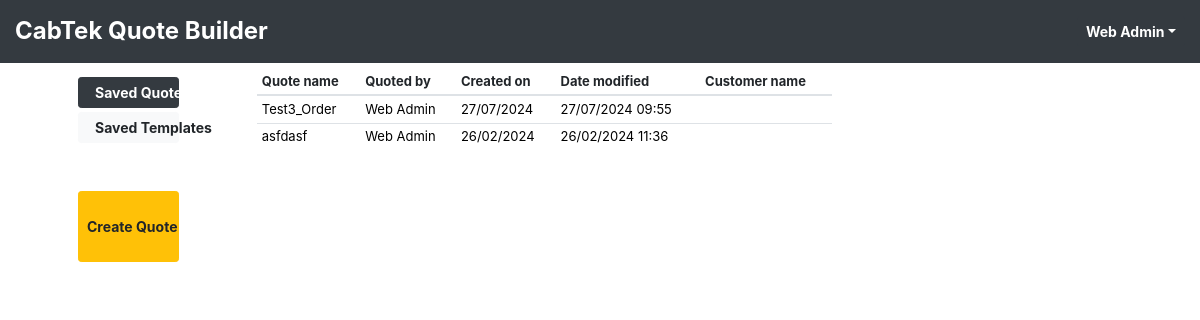
/index (signed in), run on the app's committed database.
### tables this page shows
CREATE TABLE user_table (
            user_id Integer PRIMARY KEY AUTOINCREMENT,
            user_name TEXT NOT NULL UNIQUE,
            full_name TEXT NOT NULL,
            email_id TEXT NOT NULL,
            user_password TEXT NOT NULL,
            mobile_no TEXT,
            phone_no TEXT,
            user_type_id Integer
            
        );

CREATE TABLE quotes_table (
            quote_id INTEGER PRIMARY KEY AUTOINCREMENT,
            quote_name TEXT NOT NULL UNIQUE,
            user_id INTEGER NOT NULL,
            date_quote_created TEXT,
            customer_name TEXT,
            customer_email TEXT,
            customer_phone_no TEXT,
            delivery_info TEXT,
            quote_name_lower_case TEXT,
            time_stamp INTEGER,
            rev_date TEXT,
            is_template TEXT,
            quote_status_id INTEGER
        , revision_dates TEXT, joinery_supply_type TEXT, is_diy Text, company_id Integer);

### app.py (the view)
@app.route('/index')
@app.route('/index/<showSavedTemplate>')
def index(showSavedTemplate = 'no'):
    try:
        if 'user_info' in session:
            current_user_id = session['user_info']['user_id']
            quotes_by_user_id = quote_builder_db.get_quotes_by_user_id(current_user_id)
            for i in range(len(quotes_by_user_id)):
                user_id = quotes_by_user_id[i]['user_id']
                quotes_by_user_id[i]['quoted_by'] = quote_builder_db.get_user_info_by_id(user_id)['full_name']
                quote_status_id = quotes_by_user_id[i]['quote_status_id']
                quotes_by_user_id[i]['quote_status'] = quote_builder_db.get_quote_status_name(quote_status_id)
            has_saved_quotes = True if any(row['is_template'] == 'no' for row in quotes_by_user_id) else False
            has_saved_template_quotes = True if any(row['is_template'] == 'yes' for row in quotes_by_user_id) else False
            return render_template('index.html', quotes_by_user_id = quotes_by_user_id, has_saved_quotes = has_saved_quotes, has_saved_template_quotes = has_saved_template_quotes, showSavedTemplate = showSavedTemplate)
        else:
            return render_template('login_error.html')
    except Exception as ex:
        print(f'Error:"{ex}" [In function {inspect.stack()[0][3]}]')

### quote_builder_db_manager.py (called while the page is built)
def create_db_connection():
    QUOTING_DB_PATH = file_folder_paths.TEST_QUOTING_DB_PATH    # For Testing
    connection = sqlite3.connect(QUOTING_DB_PATH)
    connection.row_factory = sqlite3.Row
    return connection

def get_user_info_by_id(user_id):
    user_info = {}
    try:
        user_id = int(user_id)
        sql = f' SELECT * FROM user_table WHERE user_id = ? '
        connection = create_db_connection()
        cursor = connection.cursor()
        cursor.execute(sql, [user_id])
        row = cursor.fetchone()
        cursor.close()
        connection.close()
        if row != None:
            user_info = {key: row[key] for key in row.keys()}
        return user_info
    except Exception as ex:
        print(f'Error:"{ex}" [In function {inspect.stack()[0][3]}]')
        return user_info

def get_quote_status_name(quote_status_id):
    quote_status_name = ""
    try:
        quote_status_id = int(quote_status_id)
        sql = f' SELECT * FROM quote_status_table WHERE quote_status_id = ? '
        connection = create_db_connection()
        cursor = connection.cursor()
        cursor.execute(sql, [quote_status_id])
        row = cursor.fetchone()
        cursor.close()
        connection.close()
        return row['quote_status']  if row  else quote_status_name
    except Exception as ex:
        print(f'Error:"{ex}" [In function {inspect.stack()[0][3]}]')
        return quote_status_name

def get_quotes_by_user_id(user_id):
    quotes_by_user_id = []
    try:
        user_id = int(user_id)
        sql = ''' SELECT * FROM quotes_table WHERE user_id=? ORDER BY time_stamp DESC'''
        connection = create_db_connection()
        cursor = connection.cursor()
        cursor.execute(sql,[user_id])
        rows = cursor.fetchall()
        cursor.close()
        connection.close()
        for row in rows:
            quotes_by_user_id.append({key: row[key] for key in row.keys()})
        return quotes_by_user_id
    except Exception as ex:
        print(f'Error:"{ex}" [In function {inspect.stack()[0][3]}]')
        return quotes_by_user_id

### templates/index.html (shortened to what this page needs)
{% include "header.html" %}
<div class="main-div">
    {% if "user_info" in session %}
    <div class="row ml-5 mr-5">
        <div class="col-md-2 " id="index_buttons_div">
            <div class="mr-5">
                <button type="button" class="btn btn-sm {{'btn-dark' if showSavedTemplate == 'no' else 'btn-light '}} full-width  mt-1 mb-1 bold text-left pl-3" id="saved_quote_btn" onclick="showSavedQuotesDiv()">Saved Quotes</button>
                <button type="button" class="btn btn-sm {{'btn-dark' if showSavedTemplate == 'yes' else 'btn-light '}} full-width  mb-5 bold text-left pl-3" id="saved_template_btn" onclick="showSavedTemplateDiv()">Saved Templates</button>
                <a type="button" class="btn btn-sm btn-warning full-width  bold mb-4   pt-4 pb-4" id="create_quote_btn" onclick="" href="{{url_for('create_quote')}}">Create Quote </a>
            </div>
        </div>
        <div class="col-md-10" >
            <div class="row" >
                <div class="col-md-12 {{ 'hide' if showSavedTemplate == 'yes' else '' }}" id="saved_quote_div" style="overflow-x: hidden; overflow-y: auto; height: 85vh;">
                    {% if quotes_by_user_id and has_saved_quotes == true %}
                    <table class="table table-sm table-hover" id="saved_quote_table" >
                        <thead>
                            <tr>
                                <th scope="col" class="border-top-0">Quote name</th>
                                <th scope="col" class="border-top-0">Quoted by</th>
                                <th scope="col" class="border-top-0">Created on</th>
                                <th scope="col" class="border-top-0">Date modified</th>
                                <th scope="col" class="border-top-0">Customer name</th>
                                <th colspan="5" class="border-0 "></th>
                            </tr>
                        </thead>
                        <tbody>
                            {% for quote in quotes_by_user_id %}
                            {% if quote['is_template'] == 'no' %}
                            <tr id="quote_id_{{quote['quote_id']}}">
                                <td>
                                    {{ quote['quote_name'] }}
                                </td>
                                <td>{{ quote['quoted_by'] }}</td>
                                <td>{{ quote['date_quote_created'] }}</td>
                                <td> {{ quote['rev_date']}}</td>
                                <td>{{ quote['customer_name'] }}</td>
                                <td class="border-0"></td>
                                <td class="border-0"></td>
                                <td class="border-0"></td>
                                <td class="border-0"></td>
                                <td class="border-0"></td>
                            </tr>
                            {% endif %}
                            {% endfor %}
                        </tbody>
                    </table>
                    {% else %}
                    <h6 class="text-danger mt-5 ">No quotes added yet!</h6>
                    {% endif %}
                </div>
            </div>
        </div>
    </div>
    {% else %}
    <center>
        <p class=" text-red">Ooopss.. Seems like you are logged out..</p>
        <a href="{{url_for('login')}}"> Click here to login again </a>
    </center>
    {% endif %}
</div>
{% include "footer.html" %}

### templates/header.html (shortened to what this page needs)
<html lang="en">
{% set active_page = page_name %}
<head>
    <link href="{{ url_for('static', filename='vendor/bootstrap4/css/bootstrap.min.css') }}" rel="stylesheet">
    <link href="{{ url_for('static', filename='mycss/styles.css')}}" rel="stylesheet">
    <link href="{{ url_for('static', filename='mycss/view_quote_style.css')}}" rel="stylesheet">
    <link rel="stylesheet" type="text/css" href="{{ url_for('static', filename='mycss/disble_printing.css')}}" media="print" />
</head>
<body>
    <nav class="navbar navbar-expand-lg bg-dark sticky-top p-0">
        <div class="container-fluid  m-0 pt-3 pb-3">
            <div class="nav navbar-nav">
                <p class="nav-link text-white bold h4 p-0  m-0 mr-5">CabTek Quote Builder</p>
            </div>
            <div class="dropdown nav navbar-nav navbar-right   p-0">
                {% if 'user_info' in session %}
                <button class="btn btn-sm btn-dark dropdown-toggle bold" type="button" id="dropdownMenuUser" data-toggle="dropdown" aria-haspopup="true" aria-expanded="false">{{ session['user_info']['full_name'] }}</button>
                {% endif %}
            </div>
        </div>
    </nav>

### templates/footer.html (shortened to what this page needs)
</body>
</html>

### static/mycss/styles.css (style rules this page uses)
.main-div { margin: 10px 15px 10px 15px; }
#saved_quote_table th, #saved_template_table th { font-size: 13px; padding-top: 0px; }
#saved_quote_table td, #saved_template_table td { font-size: 13px; }
.full-width { display: block; width: 100%; }
.bold { font-weight: bold; }
.text-white { color: white; }

### static/mycss/view_quote_style.css (style rules this page uses)
table td { font-size: 16px; padding-top: 0; padding-bottom: 0; margin: 0; color: black; }

### data on the page
user_table: user_info.full_name "Web Admin", quoted_by "Web Admin" "Web Admin"
quotes_table: quote_name "Test3_Order", date_quote_created "27/07/2024", rev_date "27/07/2024 09:55", is_template "no" (drawn)
quotes_table: quote_name "asfdasf", date_quote_created "26/02/2024", rev_date "26/02/2024 11:36", is_template "no" (drawn)
